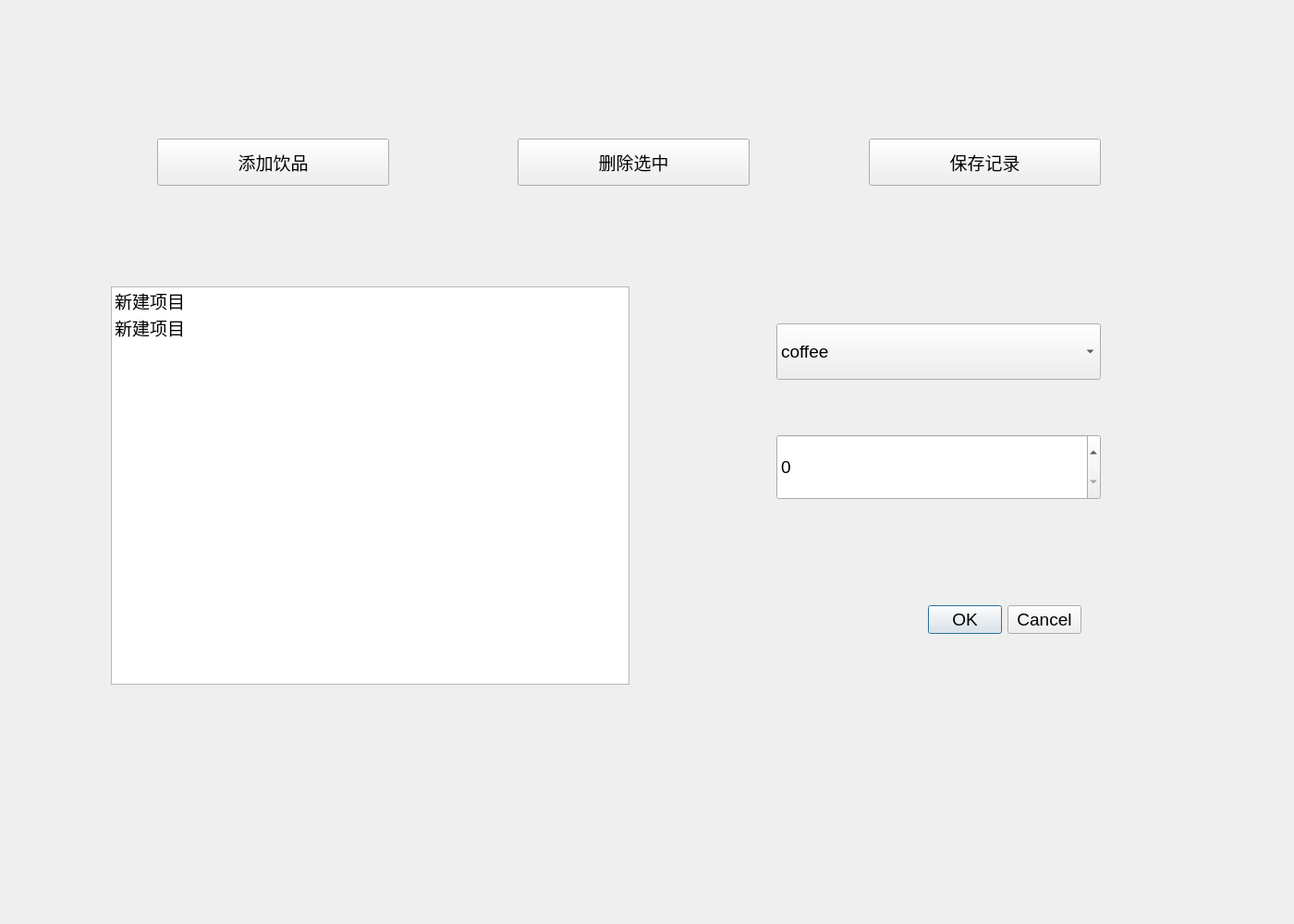
<?xml version="1.0" encoding="UTF-8"?>
<ui version="4.0">
 <class>DayInputDialog</class>
 <widget class="QDialog" name="DayInputDialog">
  <property name="geometry">
   <rect>
    <x>0</x>
    <y>0</y>
    <width>1400</width>
    <height>1000</height>
   </rect>
  </property>
  <property name="minimumSize">
   <size>
    <width>1400</width>
    <height>1000</height>
   </size>
  </property>
  <property name="maximumSize">
   <size>
    <width>1400</width>
    <height>1000</height>
   </size>
  </property>
  <property name="windowTitle">
   <string>Dialog</string>
  </property>
  <property name="styleSheet">
   <string notr="true">QDialogt#DayInputDialog {  
    border-image:url(:/icons/background.png) 0 0 0 0 stretch stretch;
    background-position: center;  /* 图片居中 */
    background-repeat: no-repeat; /* 不重复 */
   
    
}</string>
  </property>
  <widget class="QWidget" name="background" native="true">
   <property name="geometry">
    <rect>
     <x>0</x>
     <y>0</y>
     <width>1401</width>
     <height>1001</height>
    </rect>
   </property>
   <property name="styleSheet">
    <string notr="true">QWidget#background {  
    border-image:url(:/icons/background.png) 0 0 0 0 stretch stretch;   
    
}</string>
   </property>
   <widget class="QDialogButtonBox" name="buttonBox">
    <property name="geometry">
     <rect>
      <x>270</x>
      <y>510</y>
      <width>900</width>
      <height>321</height>
     </rect>
    </property>
    <property name="styleSheet">
     <string notr="true">font: 14pt;</string>
    </property>
    <property name="orientation">
     <enum>Qt::Horizontal</enum>
    </property>
    <property name="standardButtons">
     <set>QDialogButtonBox::Cancel|QDialogButtonBox::Ok</set>
    </property>
   </widget>
   <widget class="QListWidget" name="listWidget">
    <property name="geometry">
     <rect>
      <x>120</x>
      <y>310</y>
      <width>561</width>
      <height>431</height>
     </rect>
    </property>
    <property name="styleSheet">
     <string notr="true">font: 14pt;</string>
    </property>
    <item>
     <property name="text">
      <string>新建项目</string>
     </property>
    </item>
    <item>
     <property name="text">
      <string>新建项目</string>
     </property>
    </item>
   </widget>
   <widget class="QSpinBox" name="cupsSpinBox">
    <property name="geometry">
     <rect>
      <x>840</x>
      <y>470</y>
      <width>351</width>
      <height>71</height>
     </rect>
    </property>
    <property name="styleSheet">
     <string notr="true">font: 14pt;</string>
    </property>
   </widget>
   <widget class="QPushButton" name="addButton">
    <property name="geometry">
     <rect>
      <x>170</x>
      <y>150</y>
      <width>251</width>
      <height>51</height>
     </rect>
    </property>
    <property name="styleSheet">
     <string notr="true">font: 14pt;</string>
    </property>
    <property name="text">
     <string>添加饮品</string>
    </property>
   </widget>
   <widget class="QPushButton" name="removeButton">
    <property name="geometry">
     <rect>
      <x>560</x>
      <y>150</y>
      <width>251</width>
      <height>51</height>
     </rect>
    </property>
    <property name="styleSheet">
     <string notr="true">font: 14pt;</string>
    </property>
    <property name="text">
     <string>删除选中</string>
    </property>
   </widget>
   <widget class="QPushButton" name="saveButton">
    <property name="geometry">
     <rect>
      <x>940</x>
      <y>150</y>
      <width>251</width>
      <height>51</height>
     </rect>
    </property>
    <property name="styleSheet">
     <string notr="true">font: 14pt;</string>
    </property>
    <property name="text">
     <string>保存记录</string>
    </property>
   </widget>
   <widget class="QComboBox" name="drinkBox">
    <property name="geometry">
     <rect>
      <x>840</x>
      <y>350</y>
      <width>351</width>
      <height>61</height>
     </rect>
    </property>
    <property name="styleSheet">
     <string notr="true">font: 14pt;</string>
    </property>
    <item>
     <property name="text">
      <string>coffee</string>
     </property>
    </item>
    <item>
     <property name="text">
      <string>tea</string>
     </property>
    </item>
    <item>
     <property name="text">
      <string>milktea</string>
     </property>
    </item>
   </widget>
  </widget>
 </widget>
 <resources/>
 <connections/>
</ui>
